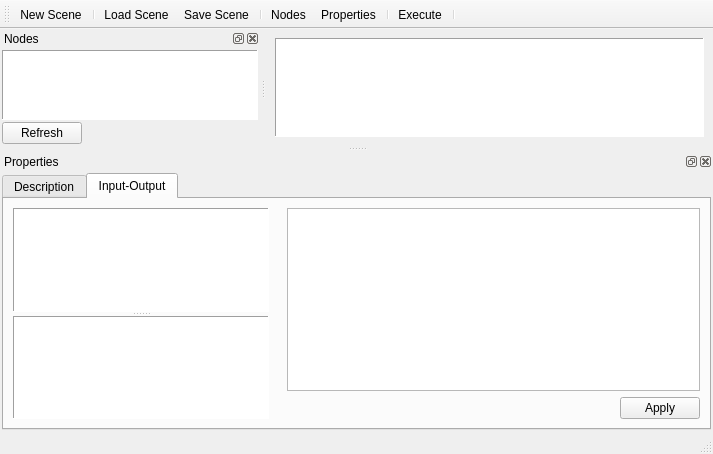
<?xml version="1.0" encoding="UTF-8"?>
<ui version="4.0">
 <class>MainWindow</class>
 <widget class="QMainWindow" name="MainWindow">
  <property name="geometry">
   <rect>
    <x>0</x>
    <y>0</y>
    <width>713</width>
    <height>454</height>
   </rect>
  </property>
  <property name="windowTitle">
   <string>Pepper</string>
  </property>
  <property name="tabShape">
   <enum>QTabWidget::Triangular</enum>
  </property>
  <property name="dockNestingEnabled">
   <bool>true</bool>
  </property>
  <property name="dockOptions">
   <set>QMainWindow::AllowNestedDocks|QMainWindow::AllowTabbedDocks|QMainWindow::AnimatedDocks|QMainWindow::ForceTabbedDocks</set>
  </property>
  <widget class="QWidget" name="centralwidget">
   <layout class="QGridLayout" name="gridLayout_7">
    <item row="0" column="0">
     <widget class="QGraphicsView" name="graphicsView">
      <property name="frameShape">
       <enum>QFrame::Panel</enum>
      </property>
      <property name="frameShadow">
       <enum>QFrame::Sunken</enum>
      </property>
     </widget>
    </item>
   </layout>
  </widget>
  <widget class="QMenuBar" name="menubar">
   <property name="geometry">
    <rect>
     <x>0</x>
     <y>0</y>
     <width>713</width>
     <height>18</height>
    </rect>
   </property>
  </widget>
  <widget class="QStatusBar" name="statusbar"/>
  <widget class="QDockWidget" name="dckProperties">
   <property name="windowTitle">
    <string>Properties</string>
   </property>
   <attribute name="dockWidgetArea">
    <number>8</number>
   </attribute>
   <widget class="QWidget" name="df">
    <layout class="QGridLayout" name="gridLayout_2">
     <property name="leftMargin">
      <number>2</number>
     </property>
     <property name="topMargin">
      <number>2</number>
     </property>
     <property name="rightMargin">
      <number>2</number>
     </property>
     <property name="bottomMargin">
      <number>2</number>
     </property>
     <property name="spacing">
      <number>2</number>
     </property>
     <item row="0" column="0">
      <widget class="QTabWidget" name="tabWidget">
       <property name="minimumSize">
        <size>
         <width>0</width>
         <height>100</height>
        </size>
       </property>
       <property name="currentIndex">
        <number>1</number>
       </property>
       <widget class="QWidget" name="tabDescription">
        <attribute name="title">
         <string>Description</string>
        </attribute>
        <layout class="QGridLayout" name="gridLayout_3">
         <property name="leftMargin">
          <number>2</number>
         </property>
         <property name="topMargin">
          <number>2</number>
         </property>
         <property name="rightMargin">
          <number>2</number>
         </property>
         <property name="bottomMargin">
          <number>2</number>
         </property>
         <property name="spacing">
          <number>2</number>
         </property>
         <item row="0" column="0">
          <widget class="QTextEdit" name="txtDescription">
           <property name="readOnly">
            <bool>true</bool>
           </property>
          </widget>
         </item>
        </layout>
       </widget>
       <widget class="QWidget" name="tabInputs">
        <attribute name="title">
         <string>Input-Output</string>
        </attribute>
        <layout class="QGridLayout" name="gridLayout_5">
         <property name="leftMargin">
          <number>0</number>
         </property>
         <property name="topMargin">
          <number>0</number>
         </property>
         <property name="rightMargin">
          <number>0</number>
         </property>
         <property name="bottomMargin">
          <number>0</number>
         </property>
         <property name="spacing">
          <number>0</number>
         </property>
         <item row="0" column="1">
          <widget class="QFrame" name="frame">
           <layout class="QGridLayout" name="gridLayout_6">
            <item row="1" column="3">
             <widget class="QPushButton" name="btnApplyInputs">
              <property name="text">
               <string>Apply</string>
              </property>
             </widget>
            </item>
            <item row="0" column="1" colspan="3">
             <widget class="QTextEdit" name="txtInputOutput"/>
            </item>
            <item row="1" column="2">
             <spacer name="horizontalSpacer">
              <property name="orientation">
               <enum>Qt::Horizontal</enum>
              </property>
              <property name="sizeHint" stdset="0">
               <size>
                <width>40</width>
                <height>20</height>
               </size>
              </property>
             </spacer>
            </item>
           </layout>
          </widget>
         </item>
         <item row="0" column="0">
          <widget class="QFrame" name="frame_2">
           <layout class="QGridLayout" name="gridLayout">
            <item row="0" column="0">
             <widget class="QSplitter" name="splitter_2">
              <property name="orientation">
               <enum>Qt::Vertical</enum>
              </property>
              <widget class="QTreeWidget" name="trInput">
               <property name="font">
                <font>
                 <pointsize>10</pointsize>
                </font>
               </property>
               <property name="frameShape">
                <enum>QFrame::Panel</enum>
               </property>
               <property name="frameShadow">
                <enum>QFrame::Sunken</enum>
               </property>
               <property name="alternatingRowColors">
                <bool>true</bool>
               </property>
               <property name="uniformRowHeights">
                <bool>true</bool>
               </property>
               <property name="animated">
                <bool>true</bool>
               </property>
               <property name="headerHidden">
                <bool>true</bool>
               </property>
               <attribute name="headerVisible">
                <bool>false</bool>
               </attribute>
               <column>
                <property name="text">
                 <string notr="true">Inputs</string>
                </property>
               </column>
              </widget>
              <widget class="QTreeWidget" name="trOutput">
               <property name="font">
                <font>
                 <pointsize>10</pointsize>
                </font>
               </property>
               <property name="frameShape">
                <enum>QFrame::Panel</enum>
               </property>
               <property name="frameShadow">
                <enum>QFrame::Sunken</enum>
               </property>
               <property name="alternatingRowColors">
                <bool>true</bool>
               </property>
               <property name="uniformRowHeights">
                <bool>true</bool>
               </property>
               <property name="animated">
                <bool>true</bool>
               </property>
               <property name="headerHidden">
                <bool>true</bool>
               </property>
               <attribute name="headerVisible">
                <bool>false</bool>
               </attribute>
               <column>
                <property name="text">
                 <string notr="true">Available Outputs</string>
                </property>
               </column>
              </widget>
             </widget>
            </item>
           </layout>
          </widget>
         </item>
        </layout>
       </widget>
      </widget>
     </item>
    </layout>
   </widget>
  </widget>
  <widget class="QDockWidget" name="dckNodes">
   <property name="windowTitle">
    <string>Nodes</string>
   </property>
   <attribute name="dockWidgetArea">
    <number>1</number>
   </attribute>
   <widget class="QWidget" name="dg">
    <layout class="QGridLayout" name="gridLayout_4">
     <property name="leftMargin">
      <number>2</number>
     </property>
     <property name="topMargin">
      <number>2</number>
     </property>
     <property name="rightMargin">
      <number>2</number>
     </property>
     <property name="bottomMargin">
      <number>2</number>
     </property>
     <property name="spacing">
      <number>2</number>
     </property>
     <item row="0" column="0" colspan="2">
      <widget class="QTreeWidget" name="trNodes">
       <property name="font">
        <font>
         <pointsize>10</pointsize>
        </font>
       </property>
       <property name="frameShape">
        <enum>QFrame::Panel</enum>
       </property>
       <property name="frameShadow">
        <enum>QFrame::Sunken</enum>
       </property>
       <property name="dragDropMode">
        <enum>QAbstractItemView::DragOnly</enum>
       </property>
       <property name="alternatingRowColors">
        <bool>true</bool>
       </property>
       <property name="uniformRowHeights">
        <bool>true</bool>
       </property>
       <property name="animated">
        <bool>true</bool>
       </property>
       <property name="headerHidden">
        <bool>true</bool>
       </property>
       <column>
        <property name="text">
         <string notr="true">1</string>
        </property>
       </column>
      </widget>
     </item>
     <item row="1" column="0">
      <widget class="QPushButton" name="pushButton">
       <property name="text">
        <string>Refresh</string>
       </property>
      </widget>
     </item>
     <item row="1" column="1">
      <spacer name="horizontalSpacer_2">
       <property name="orientation">
        <enum>Qt::Horizontal</enum>
       </property>
       <property name="sizeHint" stdset="0">
        <size>
         <width>40</width>
         <height>20</height>
        </size>
       </property>
      </spacer>
     </item>
    </layout>
   </widget>
  </widget>
  <widget class="QToolBar" name="toolBar">
   <property name="windowTitle">
    <string>toolBar</string>
   </property>
   <attribute name="toolBarArea">
    <enum>TopToolBarArea</enum>
   </attribute>
   <attribute name="toolBarBreak">
    <bool>false</bool>
   </attribute>
   <addaction name="actionNew_Scene"/>
   <addaction name="separator"/>
   <addaction name="actionLoad_Scene"/>
   <addaction name="actionSave_Scene"/>
   <addaction name="separator"/>
   <addaction name="actionNodes"/>
   <addaction name="actionProperties"/>
   <addaction name="separator"/>
   <addaction name="actionExecute"/>
   <addaction name="separator"/>
  </widget>
  <action name="actionNew_Scene">
   <property name="text">
    <string>New Scene</string>
   </property>
  </action>
  <action name="actionLoad_Scene">
   <property name="text">
    <string>Load Scene</string>
   </property>
  </action>
  <action name="actionSave_Scene">
   <property name="text">
    <string>Save Scene</string>
   </property>
  </action>
  <action name="actionExecute">
   <property name="text">
    <string>Execute</string>
   </property>
  </action>
  <action name="actionProperties">
   <property name="checkable">
    <bool>true</bool>
   </property>
   <property name="text">
    <string>Properties</string>
   </property>
  </action>
  <action name="actionNodes">
   <property name="checkable">
    <bool>true</bool>
   </property>
   <property name="text">
    <string>Nodes</string>
   </property>
  </action>
 </widget>
 <resources/>
 <connections>
  <connection>
   <sender>actionNodes</sender>
   <signal>toggled(bool)</signal>
   <receiver>dckNodes</receiver>
   <slot>setVisible(bool)</slot>
   <hints>
    <hint type="sourcelabel">
     <x>-1</x>
     <y>-1</y>
    </hint>
    <hint type="destinationlabel">
     <x>129</x>
     <y>142</y>
    </hint>
   </hints>
  </connection>
  <connection>
   <sender>dckNodes</sender>
   <signal>visibilityChanged(bool)</signal>
   <receiver>actionNodes</receiver>
   <slot>setChecked(bool)</slot>
   <hints>
    <hint type="sourcelabel">
     <x>129</x>
     <y>142</y>
    </hint>
    <hint type="destinationlabel">
     <x>-1</x>
     <y>-1</y>
    </hint>
   </hints>
  </connection>
  <connection>
   <sender>actionProperties</sender>
   <signal>toggled(bool)</signal>
   <receiver>dckProperties</receiver>
   <slot>setVisible(bool)</slot>
   <hints>
    <hint type="sourcelabel">
     <x>-1</x>
     <y>-1</y>
    </hint>
    <hint type="destinationlabel">
     <x>376</x>
     <y>368</y>
    </hint>
   </hints>
  </connection>
  <connection>
   <sender>dckProperties</sender>
   <signal>visibilityChanged(bool)</signal>
   <receiver>actionProperties</receiver>
   <slot>setChecked(bool)</slot>
   <hints>
    <hint type="sourcelabel">
     <x>376</x>
     <y>368</y>
    </hint>
    <hint type="destinationlabel">
     <x>-1</x>
     <y>-1</y>
    </hint>
   </hints>
  </connection>
 </connections>
</ui>
